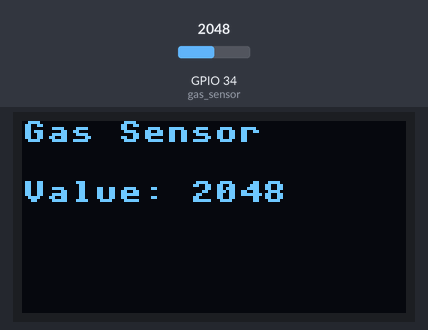
The program below on a simulated ESP32 board running MicroPython. On the bench: 128×64 one-colour display. The inputs (shaded band) are chosen by the test bench; at power-on: GPIO 34 (gas_sensor) = 2048 (analog values on the 0–4095 scale). WiFi joins after 1.5 s; web requests get an empty 200 reply after 0.4 s; what the program prints to the serial console is not drawn.

Above: at 3.2 s.
3.3 s: GPIO 34 (gas_sensor) set to 2866
At 5.1 s:
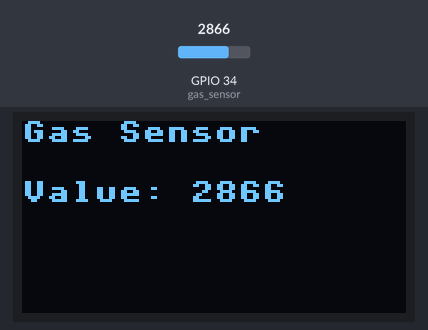
5.4 s: GPIO 34 (gas_sensor) set to 3603
At 6.8 s:
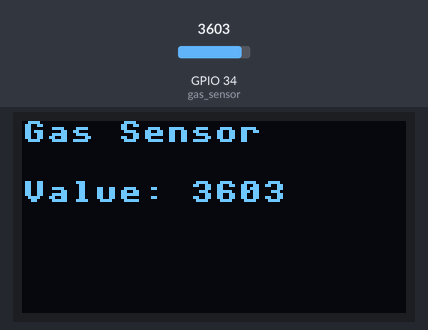
7.2 s: GPIO 34 (gas_sensor) set to 4095
At 8.5 s:
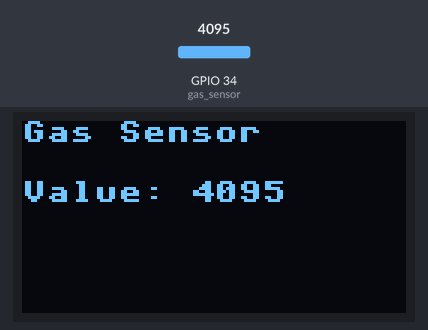
Timing chart, 0 to 10.2 s (numbered marks = the images above; inputs shaded):
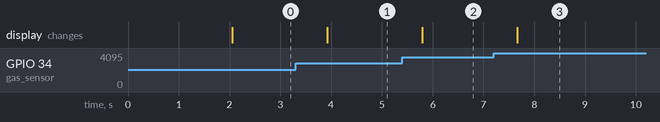

Measured:
- after the input at 3.3 s, the display: changes after 0.62 s (image 1)
- after the input at 5.4 s, the display: changes after 0.40 s (image 2)
- after the input at 7.2 s, the display: changes after 0.47 s (image 3)

The program:

code.py
```python
import network
import urequests
import sh1106
from machine import ADC, Pin, I2C
from time import sleep

SSID = "Arushi"
PASSWORD = "arushiii"

SERVER_URL = "http://192.168.234.20:5000/upload"

def connect_wifi():
    wlan = network.WLAN(network.STA_IF)
    wlan.active(True)
    wlan.connect(SSID, PASSWORD)
    print("🔌 Connecting to WiFi...", end="")
    while not wlan.isconnected():
        sleep(1)
        print(".", end="")
    print("\n✅ Connected:", wlan.ifconfig())

gas_sensor = ADC(Pin(34))
gas_sensor.atten(ADC.ATTN_11DB)


i2c = I2C(0, scl=Pin(22), sda=Pin(21))
oled = sh1106.SH1106_I2C(128, 64, i2c)
connect_wifi()
while True:
    gas_value = gas_sensor.read()
    print("Gas Value:", gas_value)
    oled.fill(0)

    oled.text("Gas Sensor", 0, 0)
    oled.text("Value: {}".format(gas_value), 0, 20)

    oled.show()
    try:
        response = urequests.post(
            SERVER_URL,
            json={"gas_value": gas_value},
            headers={"Content-Type": "application/json"}
        )
        print("✅ Sent:", response.text)
    except Exception as e:
        print("❌ Error:", e)
    sleep(0.2)
```
